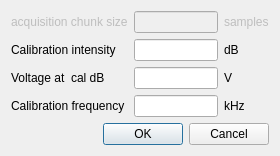
<?xml version="1.0" encoding="UTF-8"?>
<ui version="4.0">
 <class>DisplayDlg</class>
 <widget class="QDialog" name="DisplayDlg">
  <property name="geometry">
   <rect>
    <x>0</x>
    <y>0</y>
    <width>280</width>
    <height>154</height>
   </rect>
  </property>
  <property name="windowTitle">
   <string>Display Options</string>
  </property>
  <layout class="QVBoxLayout" name="verticalLayout">
   <item>
    <layout class="QGridLayout" name="gridLayout">
     <item row="1" column="1">
      <widget class="QLineEdit" name="caldb_lnedt"/>
     </item>
     <item row="1" column="0">
      <widget class="QLabel" name="label_3">
       <property name="text">
        <string>Calibration intensity</string>
       </property>
      </widget>
     </item>
     <item row="0" column="0">
      <widget class="QLabel" name="label">
       <property name="enabled">
        <bool>false</bool>
       </property>
       <property name="text">
        <string>acquisition chunk size</string>
       </property>
      </widget>
     </item>
     <item row="0" column="1">
      <widget class="QLineEdit" name="chunksz_lnedt">
       <property name="enabled">
        <bool>false</bool>
       </property>
      </widget>
     </item>
     <item row="0" column="2">
      <widget class="QLabel" name="label_2">
       <property name="enabled">
        <bool>false</bool>
       </property>
       <property name="text">
        <string>samples</string>
       </property>
      </widget>
     </item>
     <item row="2" column="1">
      <widget class="QLineEdit" name="calV_lnedt"/>
     </item>
     <item row="2" column="0">
      <widget class="QLabel" name="label_4">
       <property name="text">
        <string>Voltage at  cal dB</string>
       </property>
      </widget>
     </item>
     <item row="1" column="2">
      <widget class="QLabel" name="label_6">
       <property name="text">
        <string>dB</string>
       </property>
      </widget>
     </item>
     <item row="2" column="2">
      <widget class="QLabel" name="label_5">
       <property name="text">
        <string>V</string>
       </property>
      </widget>
     </item>
     <item row="3" column="1">
      <widget class="QLineEdit" name="calkhz_lnedt"/>
     </item>
     <item row="3" column="0">
      <widget class="QLabel" name="label_7">
       <property name="text">
        <string>Calibration frequency</string>
       </property>
      </widget>
     </item>
     <item row="3" column="2">
      <widget class="QLabel" name="label_8">
       <property name="text">
        <string>kHz</string>
       </property>
      </widget>
     </item>
    </layout>
   </item>
   <item>
    <widget class="QDialogButtonBox" name="buttonBox">
     <property name="orientation">
      <enum>Qt::Horizontal</enum>
     </property>
     <property name="standardButtons">
      <set>QDialogButtonBox::Cancel|QDialogButtonBox::Ok</set>
     </property>
    </widget>
   </item>
  </layout>
 </widget>
 <resources/>
 <connections>
  <connection>
   <sender>buttonBox</sender>
   <signal>accepted()</signal>
   <receiver>DisplayDlg</receiver>
   <slot>accept()</slot>
   <hints>
    <hint type="sourcelabel">
     <x>227</x>
     <y>66</y>
    </hint>
    <hint type="destinationlabel">
     <x>157</x>
     <y>83</y>
    </hint>
   </hints>
  </connection>
  <connection>
   <sender>buttonBox</sender>
   <signal>rejected()</signal>
   <receiver>DisplayDlg</receiver>
   <slot>reject()</slot>
   <hints>
    <hint type="sourcelabel">
     <x>295</x>
     <y>72</y>
    </hint>
    <hint type="destinationlabel">
     <x>286</x>
     <y>83</y>
    </hint>
   </hints>
  </connection>
 </connections>
</ui>
